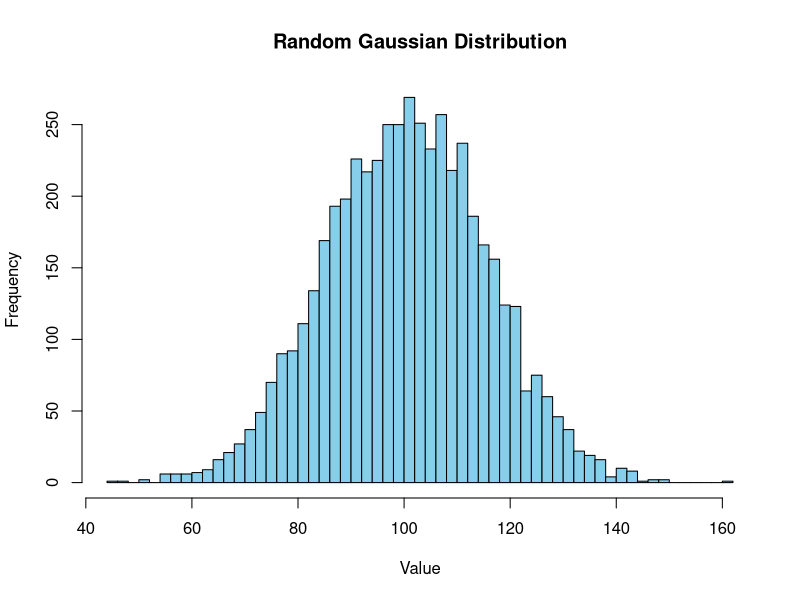
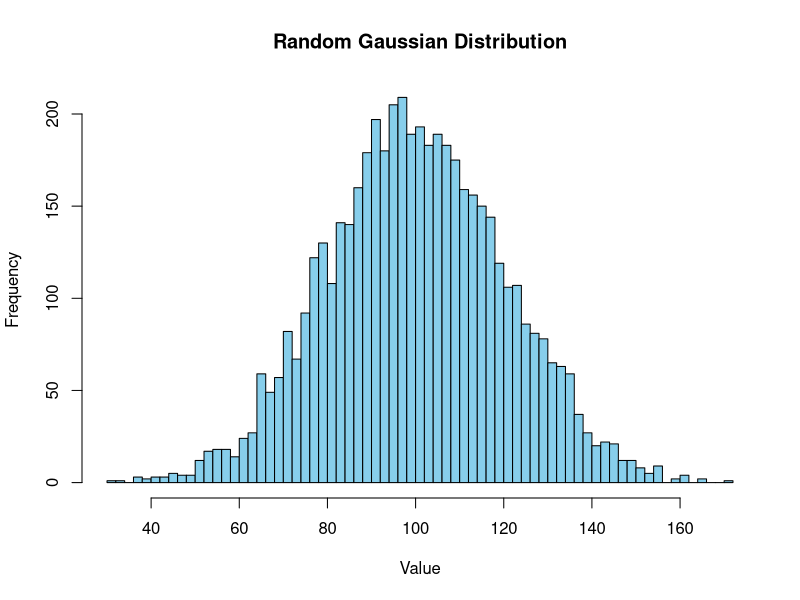
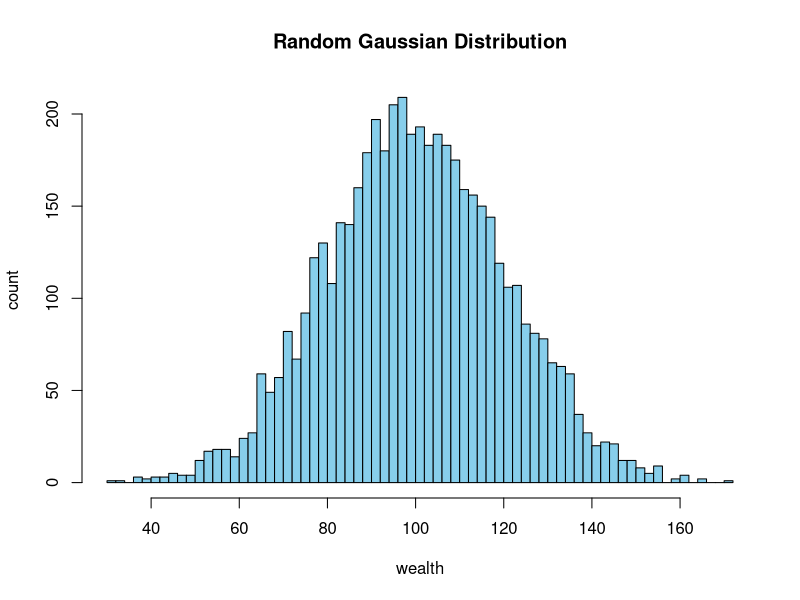
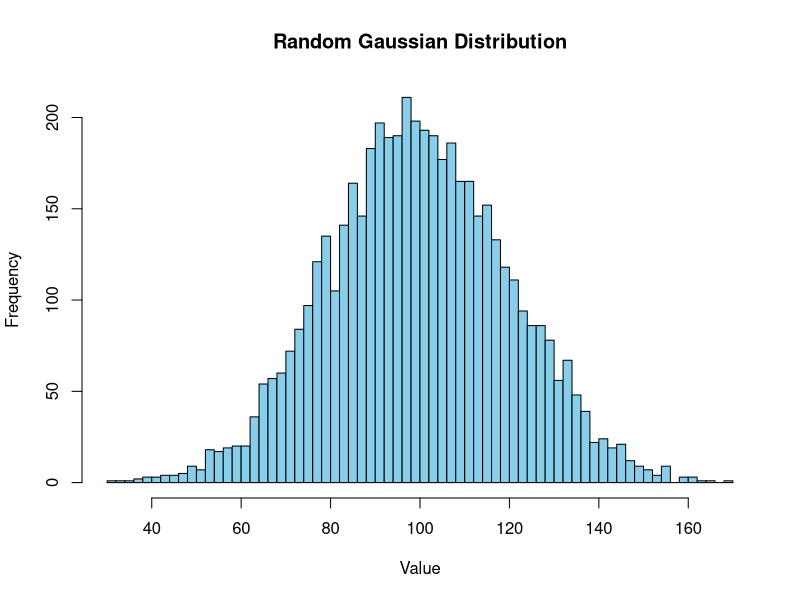
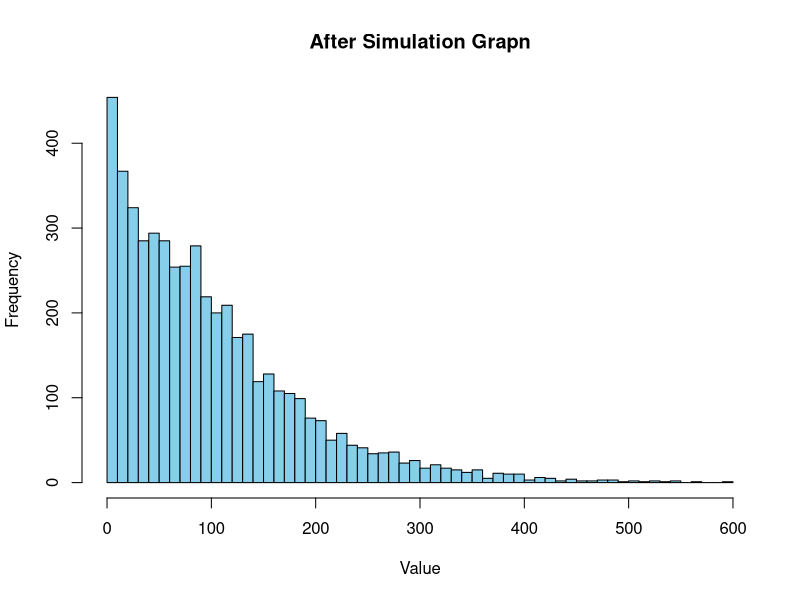

Reproduce these figures in R, in order.
## ---- chunk 1
N  <- 5000 # Population
MU <- 100. # Mean of the Population
std_dev <- 15 # Standard deviation

population <- rnorm(N, mean = MU, sd = std_dev)

hist(population, breaks = 50, main = "Random Gaussian Distribution", xlab = "Value", col = "skyblue")
## ---- chunk 2
gini <- function(y) {
  # Sort the population
  y <- sort(y)
  
  # Number of elements
  n <- length(y)
  
  # Calculate the Gini coefficient
  numer <- 2 * sum((1:n) * y)
  denom <- n * sum(y)
  
  # Return the Gini coefficient
  return((numer / denom) - (n + 1) / n)
}
## ---- chunk 3
gini(population)
## ---- chunk 4
population1 <- rnorm(N, mean = MU, sd = std_dev)
population2 <- rnorm(N, mean = MU, sd = std_dev)
population3 <- rnorm(N, mean = MU, sd = std_dev)
population4 <- rnorm(N, mean = MU, sd = std_dev)
population5 <- rnorm(N, mean = MU, sd = std_dev)

gini(population1)
gini(population2)
gini(population3)
gini(population4)
gini(population5)
## ---- chunk 5
N  <- 5000 # Population
MU <- 100. # Mean of the Population
std_dev2 <- MU/5 # Standard deviation

population <- rnorm(N, mean = MU, sd = std_dev2)

hist(population, breaks = 50, main = "Random Gaussian Distribution", xlab = "Value", col = "skyblue")
## ---- chunk 6
gini(population)
## ---- chunk 7
population1 <- rnorm(N, mean = MU, sd = std_dev2)
population2 <- rnorm(N, mean = MU, sd = std_dev2)
population3 <- rnorm(N, mean = MU, sd = std_dev2)
population4 <- rnorm(N, mean = MU, sd = std_dev2)
population5 <- rnorm(N, mean = MU, sd = std_dev2)

gini(population1)
gini(population2)
gini(population3)
gini(population4)
gini(population5)
## ---- chunk 8
hist(population, breaks = 50, main = "Random Gaussian Distribution", xlab = "wealth", ylab = "count", col = "skyblue")
gini_text <- round(gini(population),4)
text(x = 150, y = 400, labels = paste(gini_text), col = "skyblue", cex = 1.5)
## ---- chunk 9
random_split <- function(x,y) {
  # Sum them up
  pot <- x+y
  #how to share
  part1 <- runif(1, min=0, max=pot)
  #calcutlating the  split 
  part2 <- pot - part1
  # Return the Gini coefficient
  return(c(part1, part2))
}
## ---- chunk 10
random_split(30,70)

## ---- chunk 11
random_split <- function(x,y) {
  # Sum them up
  pot <- x+y
  
  #how to share
  part1 <- sample(0:pot, 1)
  
  #calcutlating the  split 
  part2 <- pot - part1
  
  # Return the Gini coefficient
  return(c(part1, part2))
}
random_split(70,30)
## ---- chunk 12
anyone <- function(x){
  sample(0:N, 2)
}

anyone(N) 
## ---- chunk 13
"simulate <- function(N, repetitions){
  history <- list()
  #so that the first entry is the population we started with
  history[[1]] <- N
  
  for (t in 1:repetitions){
    selected_people <- anyone(N)
    #getting the people for trading
    person1 <- selected_people[1]
    person2 <- selected_people[2]
    #getting them the amount what they traded
    new_wealth <- random_split(person1, person2)
    #Updating their money
    N[N == person1] <- new_wealth[1]
    N[N == person2] <- new_wealth[2]
    #Record the current state of the population
    history[[t+1]] <- population
  }
  
  return(history)
}

repetitions <-1

simulate(population, repetitions)"

## ---- chunk 14

selected_people <- anyone(round_population)
    #getting the people for trading
    person1 <- selected_people[1]
    person2 <- selected_people[2]
    
person1
person2

random_split(person1, person2)

## ---- chunk 15
round_population <- round(population)

hist(round_population, breaks = 50, main = "Random Gaussian Distribution", xlab = "Value", col = "skyblue")
## ---- chunk 16
person1
person2
## ---- chunk 17

selected_people <- anyone(round_population)
#getting the people for trading
person1 <- selected_people[1]
person2 <- selected_people[2]
person1
person2
    #getting them the amount what they traded
new_wealth <- random_split(person1, person2)
    #Updating their money
round_population[round_population == person1] <- new_wealth[1]
round_population[round_population == person2] <- new_wealth[2]
person1
person2
    #Record the current state of the population
    #history[[t+1]] <- round_population
  #}
  


#simulate(round_population, repetitions)
## ---- chunk 18

N  <- 5000 # Population.
MU <- 100. # Mean of the Population
std_dev <- MU/5 # Standard deviation

population <- rnorm(N, mean = MU, sd = std_dev)
round_population <- round(population)


anyone <- function(round_population){
  sample(1:length(round_population), 2)
}

random_split <- function(x,y) {
  # Sum them up
  pot <- x+y
  #how to share
  part1 <- sample(0:pot, 1)
  #calcutlating the  split 
  part2 <- pot - part1
  # Return the Gini coefficient
  return(c(part1, part2))
}

simulation <- function(round_population,repetitions) {
  for (i in 1:repetitions) {
      selected_people <- anyone(round_population)
      #getting the people for trading
      person1 <- round_population[selected_people[1]]
      person2 <- round_population[selected_people[2]]
      #making the new wealth distribution between those two
      new_wealth <- random_split(person1, person2)
      #overwriting the old bank statement with the new one
      round_population[selected_people[1]] <- new_wealth[1]
      round_population[selected_people[2]] <- new_wealth[2]
      
  }
  return(round_population)
}

repetitions <- 10000

final_population <- simulation(round_population, repetitions)

hist(final_population, breaks = 50, main = "After Simulation Grapn", xlab = "Value", col = "skyblue")

